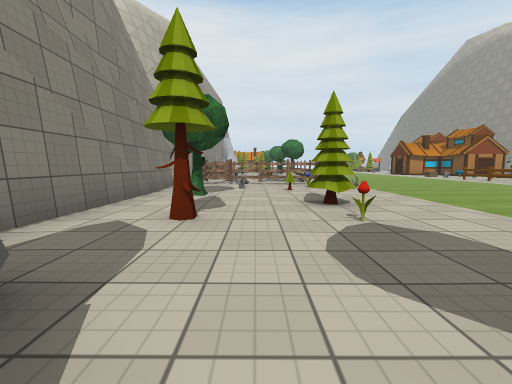
view 1 (above)

24 first-person views from a walk through a scene from a Unity 3-D project. The camera is 1.2 m above the floor, tilts 6° down and sees 90° across. The floor is counted in squares, 2 m on a side. Each view is taken from the middle of a square. On the plan, view 1 faces up. The plan holds only what a view shows up to about 9 squares ahead; the rest is blank. The place goes on beyond the plan. The player is left out. Some surface patterns are stand-ins.

view 2
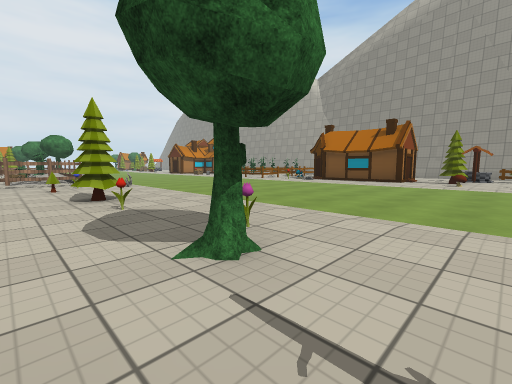

view 3
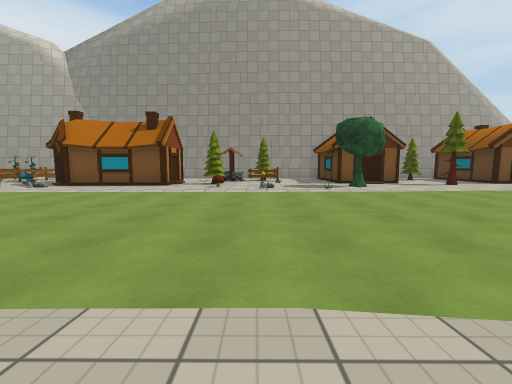

view 4
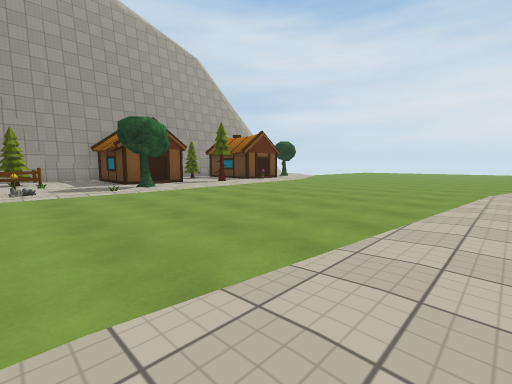

view 5
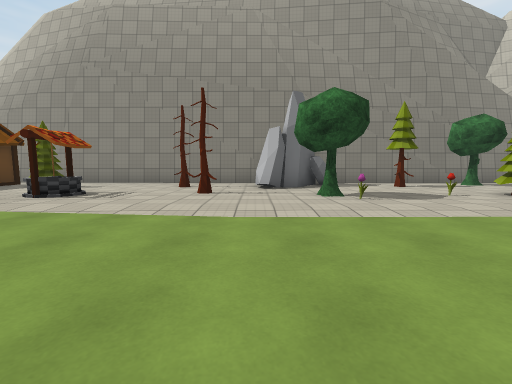

view 6
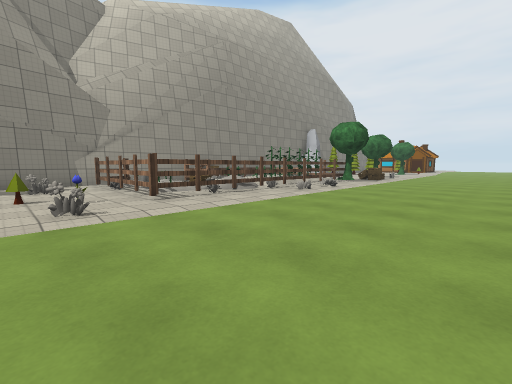

view 7
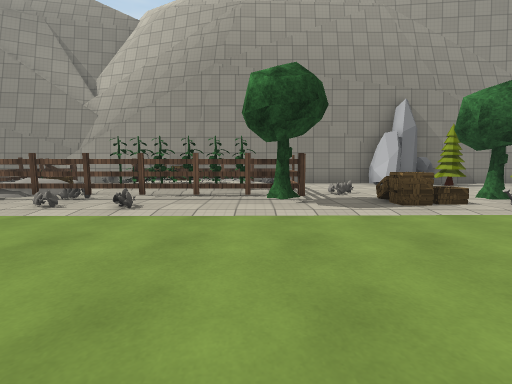

view 8
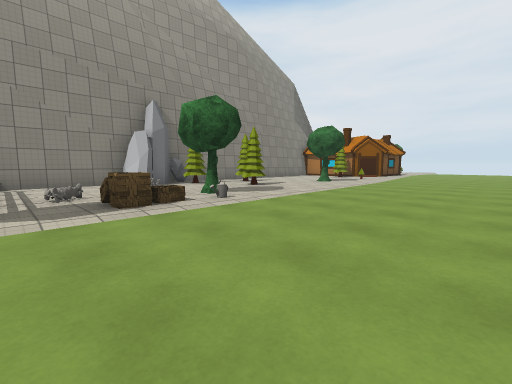

view 9
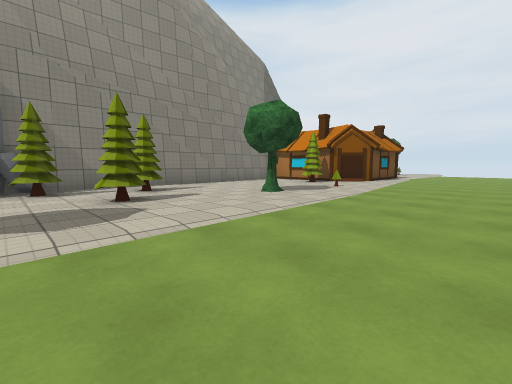

view 10
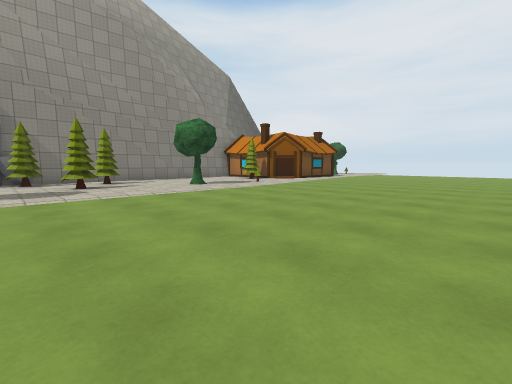

view 11
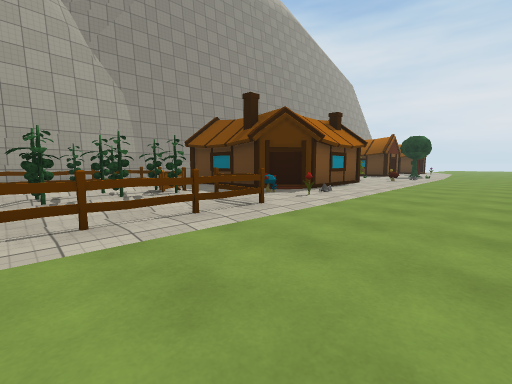

view 12
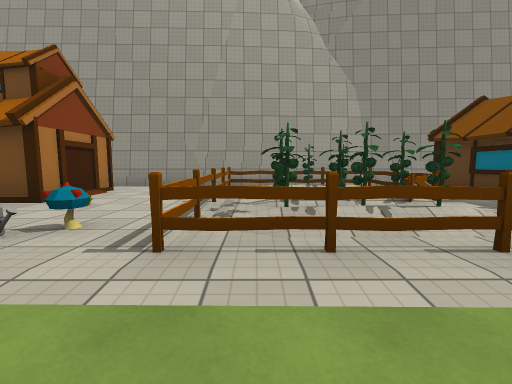

view 13
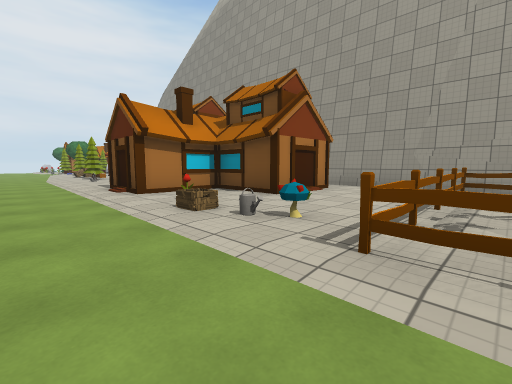

view 14
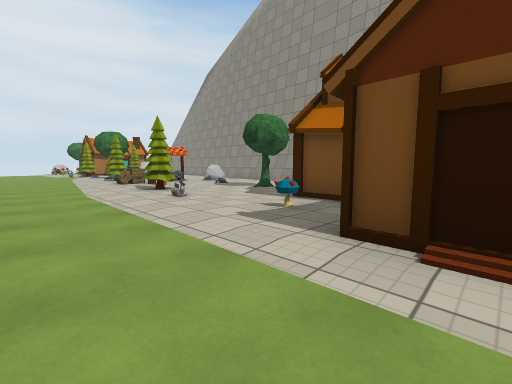

view 15
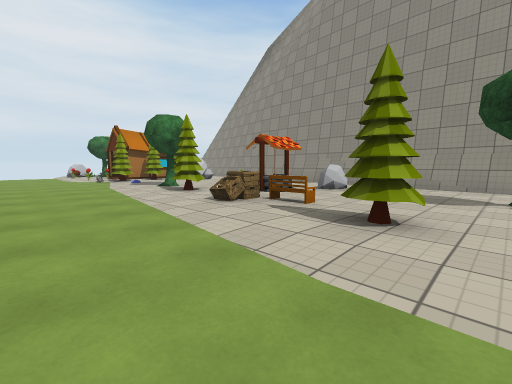

view 16
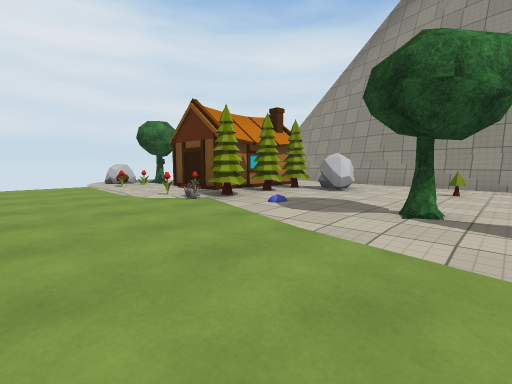

view 17
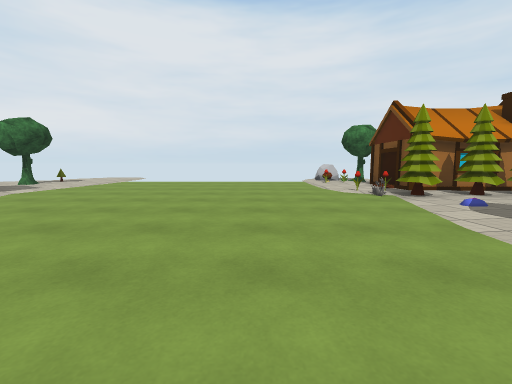

view 18
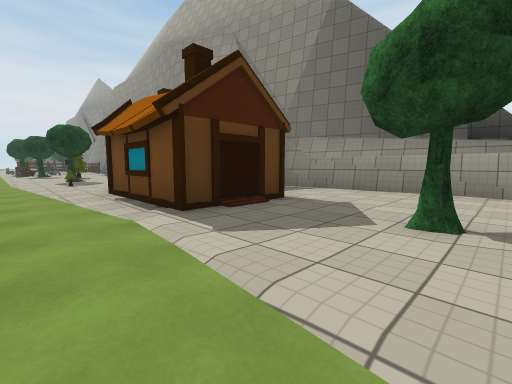

view 19
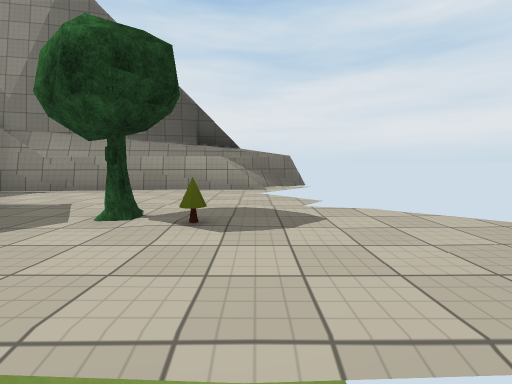

view 20
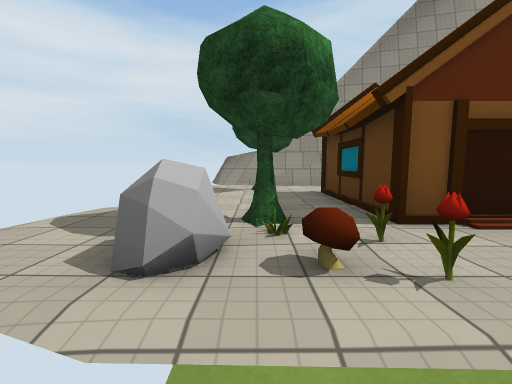

view 21
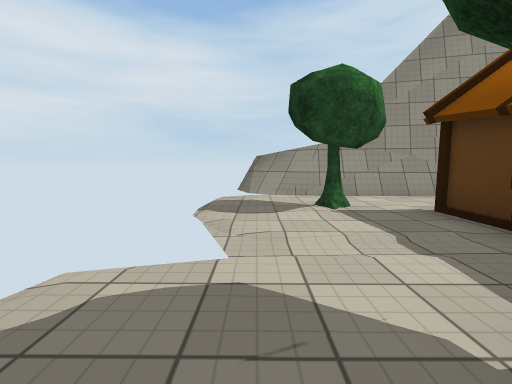

view 22
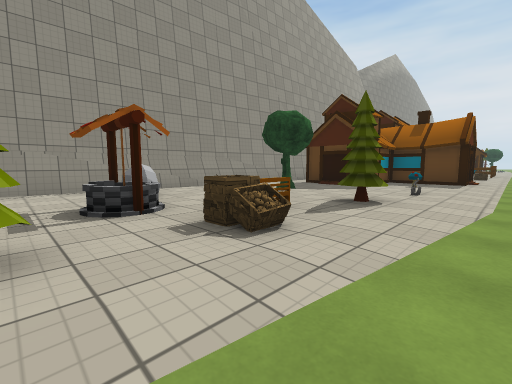

view 23
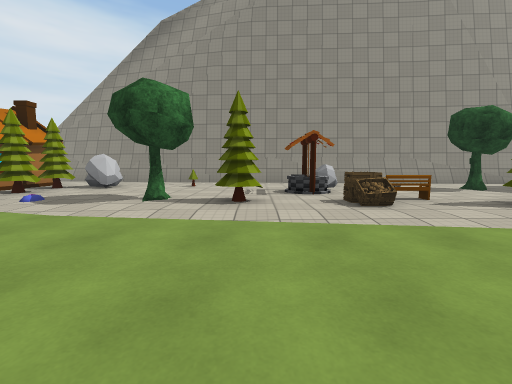

view 24
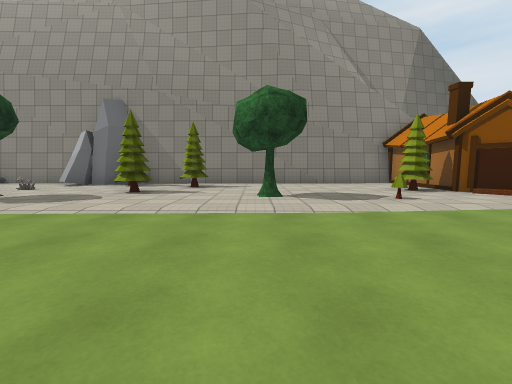

### Floor plan
Key: @ floor where view 1 was taken; # wall or solid block; . main floor; : floor 0.25 m higher than the main floor; + floor 0.5 m higher than the main floor; / step, stairs or slope; = window, fence, low wall or low ledge; ^ raised ledge; O other object.
Columns run from 5 left of view 1 to 16 right of it. Each row starts with its distance up from view 1.
 37                ..
 36      ...      .......#
 35 =##...........OOO..O.#
 34 #==...........=......#
 33 #=#..O..........###.##
 32 #^=.............##O.##
 31 ###..O#.......OOOO..#
 30  ##.  #........O..O.#
 29  ##   #.............#
 28   #####........O..=.#
 27   #..O..............#
 26   #............O....#
 25   ##...........O==..#
 24    #...........O..O.#
 23    #..O.............#
 22   ##...........O...##
 21   #.O............O.##
 20   #...O.......O....#
 19   OOO...........//.#
 18    OOO.O.......O#  #
 17   #..../......###
 16   #....O......# #
 15   #....O....... #
 14   #O :OOO.......#  #
 13      +OO......+....#
 12    OO+OO......O....#
 11     O:OO......=..=##
 10   #O O+O......=O=#=#
  9   #O O:O.......O:OO#
  8   #OOO O......=O=###
  7   #..O=.O.....=#==##
  6   #...=.......=OOOO#
  5   #.O..........##  #
  4   #...O........#
  3   #.O.=........##
  2   #............O#
  1   #.O............
  0   #OO@O.......OO.=
 -1   #.O............O.#
 -2   #...O..........O.#
 -3   #.O.............
 -4   #...........O.O#
 -5   #...=.........##
 -6   #.O............
 -7   # .. ........O.
 -8   # #  .........
 -9   #   O......  /#O
-10        .....
-11        ....

Where each view was taken, in squares from view 1:
view 1: 0 up, 0 right, facing up
view 2: 1 down, 0 right, facing up-right
view 3: 1 down, 2 right, facing right
view 4: 1 down, 2 right, facing down-right
view 5: 1 down, 6 right, facing left
view 6: 6 up, 6 right, facing up-left
view 7: 14 up, 6 right, facing left
view 8: 15 up, 6 right, facing up-left
view 9: 19 up, 5 right, facing up-left
view 10: 19 up, 8 right, facing up-left
view 11: 10 up, 6 right, facing down-right
view 12: 10 up, 7 right, facing right
view 13: 10 up, 7 right, facing up-right
view 14: 16 up, 7 right, facing up-right
view 15: 21 up, 7 right, facing up-right
view 16: 27 up, 7 right, facing up-right
view 17: 26 up, 7 right, facing up
view 18: 34 up, 3 right, facing down-left
view 19: 35 up, 3 right, facing left
view 20: 35 up, 8 right, facing right
view 21: 36 up, 10 right, facing right
view 22: 26 up, 8 right, facing down-right
view 23: 26 up, 6 right, facing right
view 24: 23 up, 6 right, facing left
